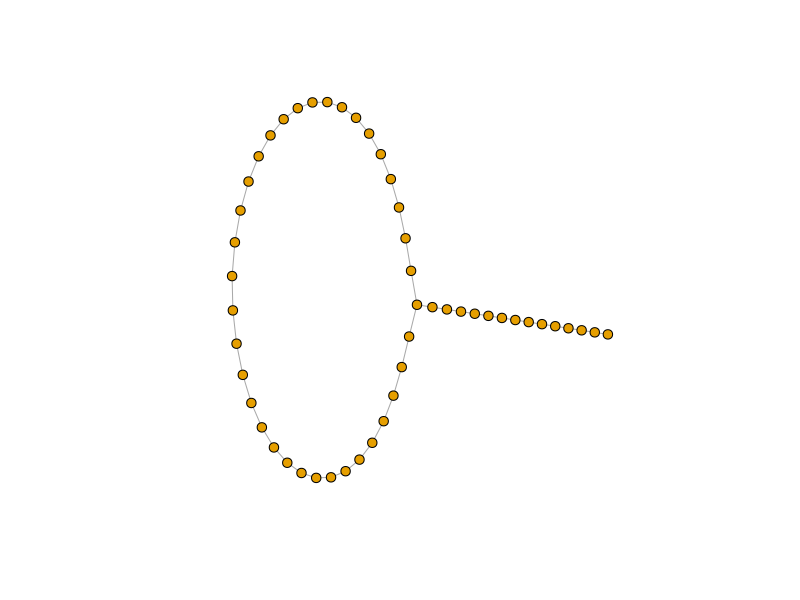
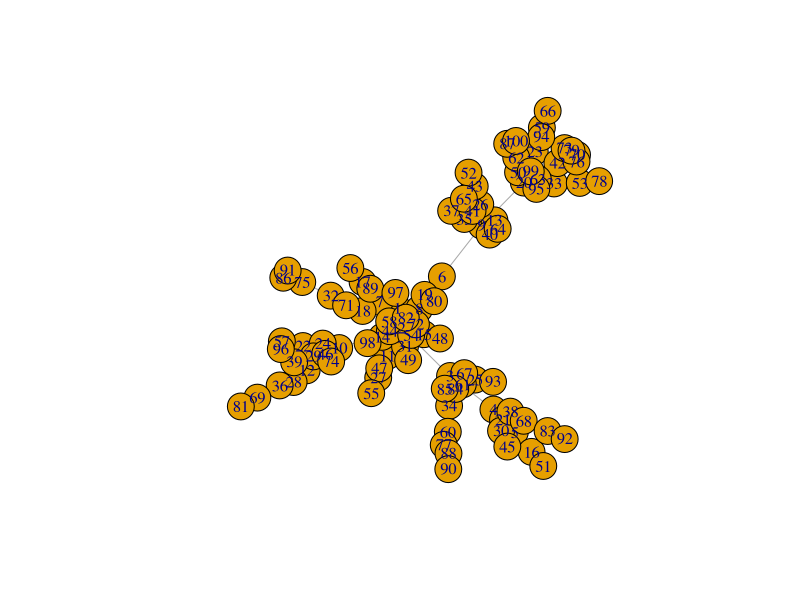
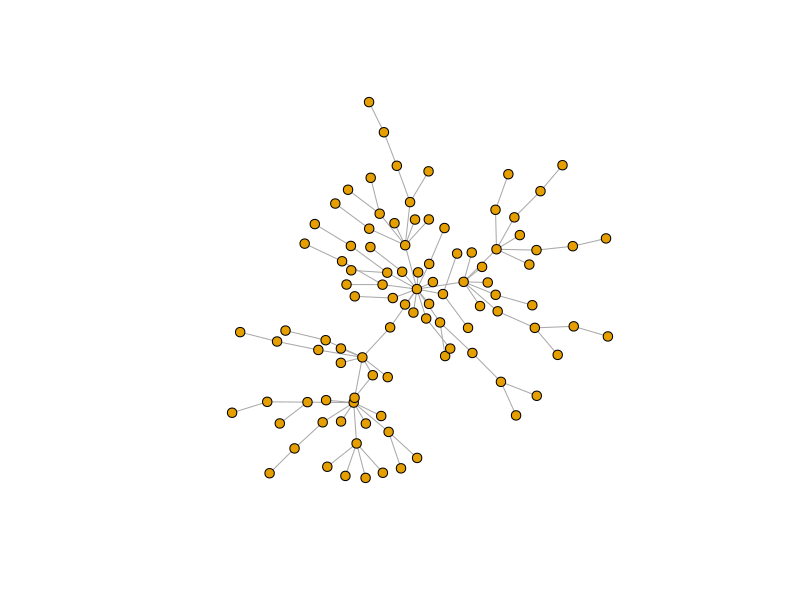
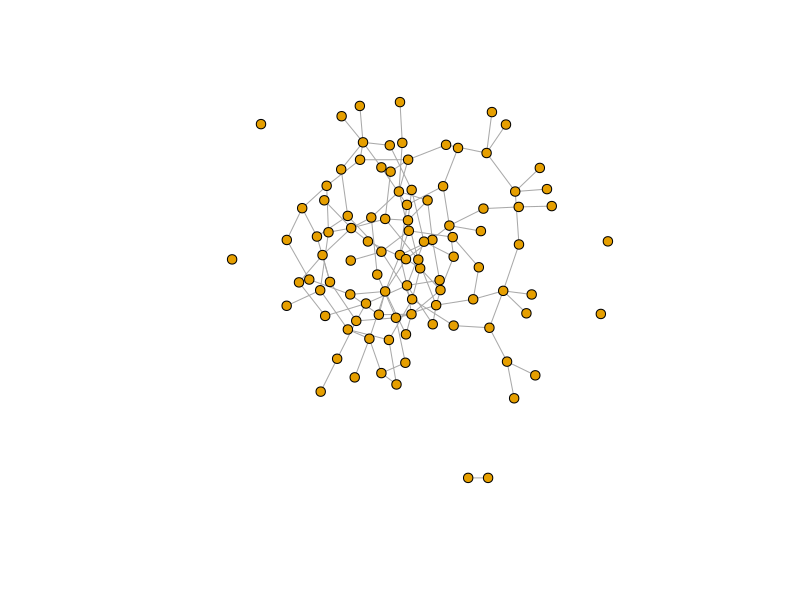
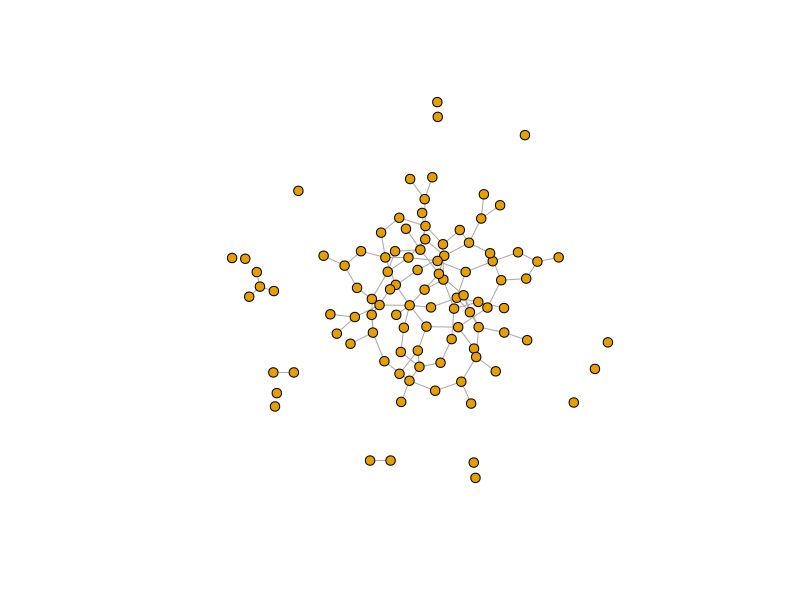
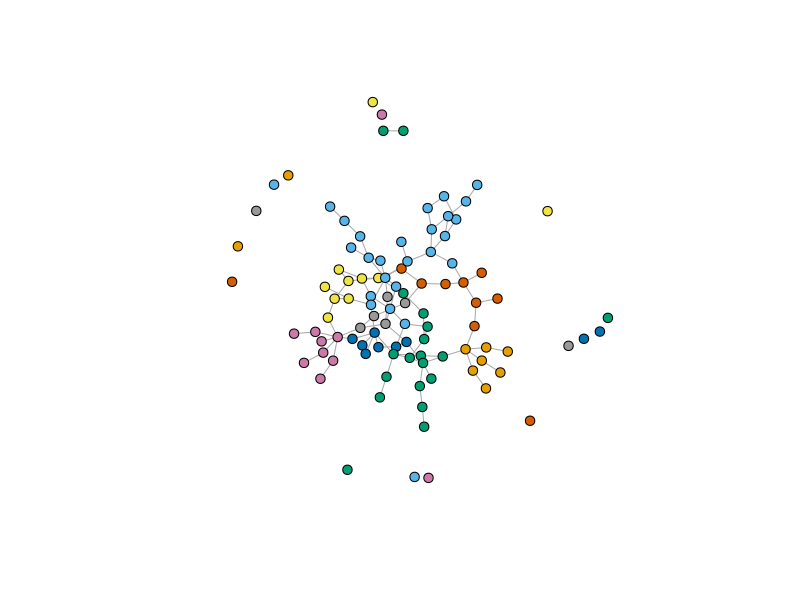
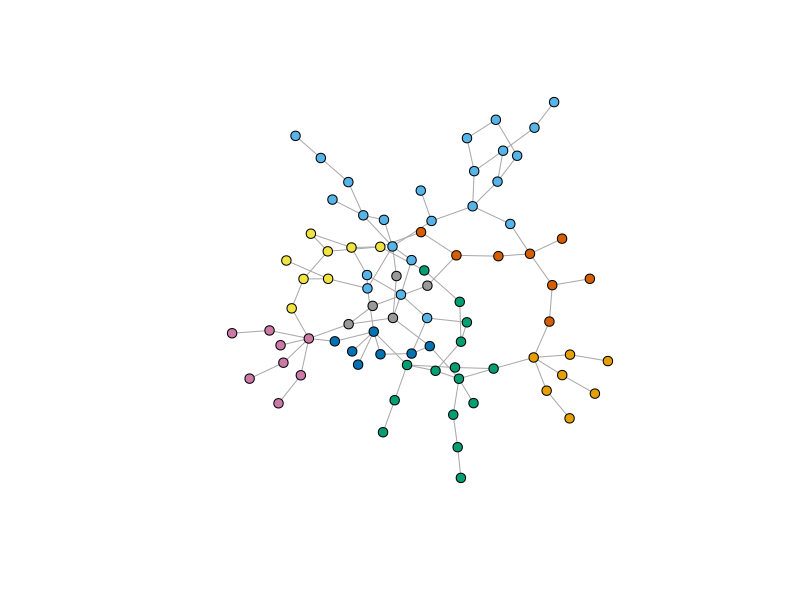
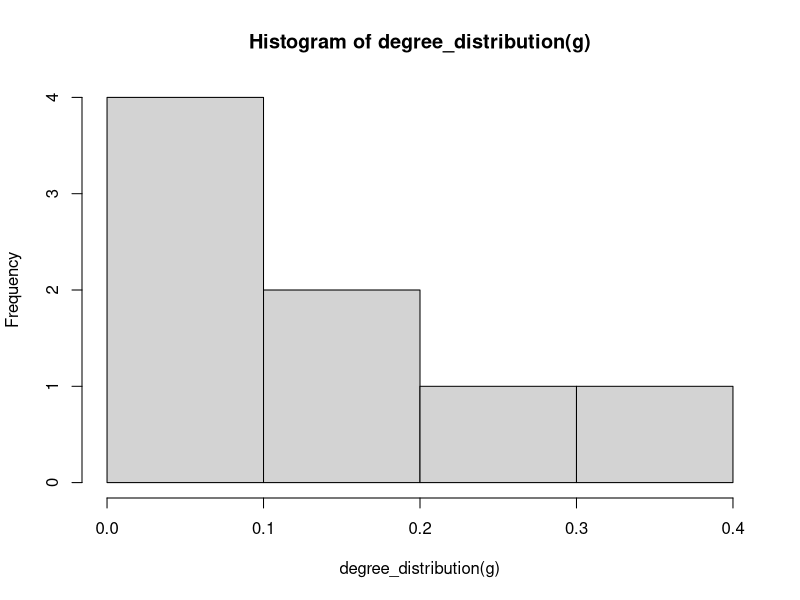

The R source for these figures, in order:
# Principais algoritmos de análise de redes:
library(igraph)
# MUNDO PEQUENO:
#
g = sample_smallworld(1,50,1,0.005)
## Redes de mundo pequeno - Modelo proposto por  Duncan Watts e Seteven Strogatz e se caracteriza por criar clusters e caminho entre os vértices.
#Grupos de três vértices em que todos estão conectados, fazendo o coeficiente de clusterização deste modelo seja maior.
#Uma das características da rede é que a maioria dos vértices se conecta a outros por meio de um caminho mínimo, também chamado de caminho geodésico, ou seja,
#aquele formado pelo menor número de arestas que conectam um vértice origem e um vértice destino.

plot(g, vertex.label = NA, vertex.size = 5,
     layout = layout.kamada.kawai)
# vertex.label NA para vértices sem nome, e o size com tamnho reduzido
?sample_smallworld

#Modelo livre de escala:
# BArabasi & Albert desenvolveram um algoritmo de gerador de redes complexas que se baseia no grau dos vértices para determinar a probabilidade com que as conexões
#serão adicionadas em um determinado vértice. Seu crescimento começa com um pequeno número de nós conectados, a cada passo, adicionamos um novo nó com bordas 
##que ligam o novo nó a nós diferentes já presentes na rede. Com um anexo preferencial, ao escolher os nós, assumimos a probabilidade (P) que um novo nó será
#conectado ao nó. Essa características implica em redes com poucos vértices altamente conectados, denominados hubs e muitos vértices com poucas conexões.
#Ela segue uma função f(x) que permanece inalterada com um fator multiplicativo sob um reescalonamento da variável independente x.

g1 = sample_pa(100, m = 1, directed = F) # # 'm' parametro para número de etapas de construção de arestas.
plot(g1)
plot(g1, vertex.label = NA, vertex.size = 5,
     layout = layout_components)

# Outros modelos:
g2 = sample_gnp(100, 0.03, directed = F)
plot(g2, vertex.label = NA, vertex.size = 5,
     layout = layout_components)
g3 = sample_gnm(100,100, directed = F)
plot(g3, vertex.label = NA, vertex.size = 5,
     layout = layout_components)

# DETECÇÃO DE COMUNIDADES:
# algoritmo chamado:  'fastgreedy'
g = sample_gnm(100,100, directed = F)
g.comunidade = fastgreedy.community(g)   
V(g)$color = g.comunidade$membership + 1
plot(g, vertex.label = NA, vertex.size = 5,
     layout = layout_components)

# Componentes gigante:
# Separar os clusters:
cl <- clusters(g)
gc <- induced.subgraph(g,which(cl$membership == which.max(cl$csize)))
plot(gc, vertex.label = NA, vertex.size = 5,
     layout = layout_components)
# plotados apenas os vértices conectados.

# distribuição de graus:
degree_distribution(g)
# Para identificar um grau de um vértice específico:
degree(g)
# Histograma de distribuição de graus:
hist(degree_distribution(g))
# No gráfico mostra a distribuição.
#diâmetro da rede:
# O vértice para chegar a outro mais distante, terá que passar por distâncias mais longa para ser analizada.
diameter(g)
# Distances:
# Todos os menores caminhos:
distances(g)
# O o grau infinito é aquele vértice que não esta conectado com ninguém.
# Transitividade:
# Medir a probabilidade de um vértice estar conectado a outro de todo o grafo.
transitivity(g)
# Distância média entre os vértices:
mean_distance(g)
# Centralidade:
closeness(g)
# Centralidade média:
mean(closeness(g))


